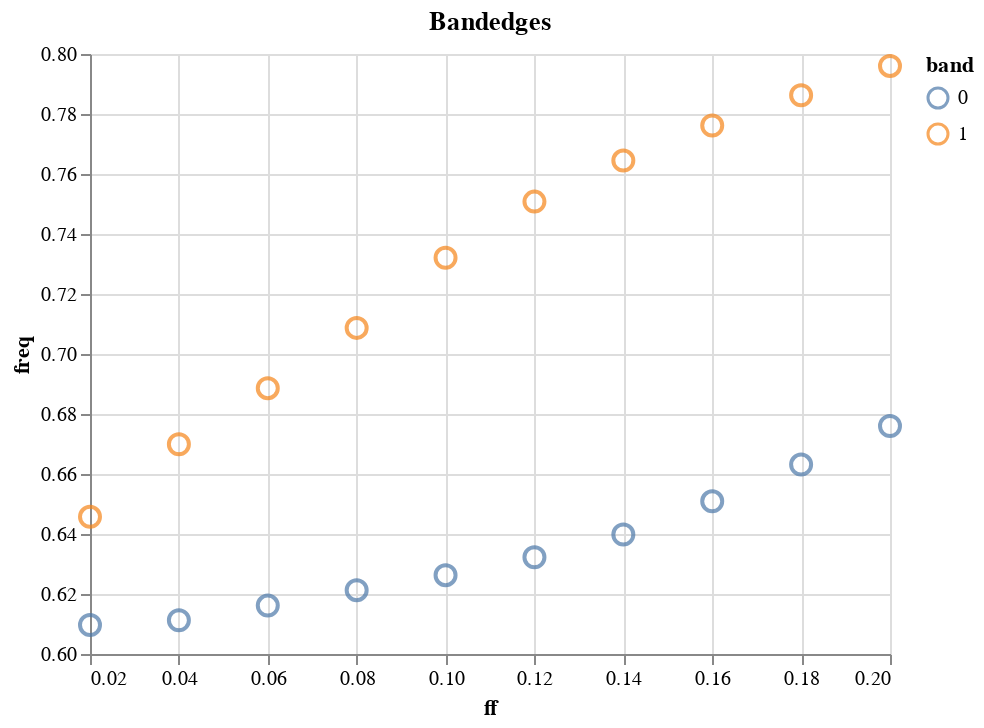

Source (notebook cell):
### Markdown cell above
不同参数的禁带边界：

### Code cell
a_set = set(df_bandmaps['a'])
ff_set = set(df_bandmaps['ff'])
kx_set = set(df_bandmaps['kx'])

df_bandedges = df_bandmaps[df_bandmaps['kx']==max(kx_set)]

alt_bandedges = alt.Chart(df_bandedges).mark_point(shape='circle').encode(
    x=alt.X('ff',scale=alt.Scale(zero=False)),
    y=alt.Y('freq',scale=alt.Scale(zero=False)),
    color=alt.Color('band:N'),
    size=alt.value(100),
    tooltip=['a','ff', 'band', 'kx', 'freq']
).properties(title='Bandedges ')


alt_bandedges.save('sample/bandmap_of_1DPhotonicCrystal/bandedges.html')
alt_bandedges

### Figure 1 — Vega-Lite specification as saved in the notebook (floating-point values rounded to 4 significant figures)
{"config": {"view": {"continuousWidth": 400, "continuousHeight": 300}}, "data": {"name": "data-c4ce9160ab347c9c2272830a2724575f"}, "mark": {"type": "point", "shape": "circle"}, "encoding": {"color": {"field": "band", "type": "nominal"}, "size": {"value": 100}, "tooltip": [{"field": "a", "type": "quantitative"}, {"field": "ff", "type": "quantitative"}, {"field": "band", "type": "quantitative"}, {"field": "kx", "type": "quantitative"}, {"field": "freq", "type": "quantitative"}], "x": {"field": "ff", "scale": {"zero": false}, "type": "quantitative"}, "y": {"field": "freq", "scale": {"zero": false}, "type": "quantitative"}}, "title": "Bandedges ", "$schema": "https://vega.github.io/schema/vega-lite/v4.17.0.json", "datasets": {"data-c4ce9160ab347c9c2272830a2724575f": [{"freq": 0.6097, "band": 0.0, "kx": 0.5, "a": 0.33, "ff": 0.02}, {"freq": 0.6457, "band": 1.0, "kx": 0.5, "a": 0.33, "ff": 0.02}, {"freq": 0.6112, "band": 0.0, "kx": 0.5, "a": 0.33, "ff": 0.04}, {"freq": 0.6699, "band": 1.0, "kx": 0.5, "a": 0.33, "ff": 0.04}, {"freq": 0.6161, "band": 0.0, "kx": 0.5, "a": 0.33, "ff": 0.06}, {"freq": 0.6886, "band": 1.0, "kx": 0.5, "a": 0.33, "ff": 0.06}, {"freq": 0.6213, "band": 0.0, "kx": 0.5, "a": 0.33, "ff": 0.08}, {"freq": 0.7087, "band": 1.0, "kx": 0.5, "a": 0.33, "ff": 0.08}, {"freq": 0.6263, "band": 0.0, "kx": 0.5, "a": 0.33, "ff": 0.1}, {"freq": 0.7321, "band": 1.0, "kx": 0.5, "a": 0.33, "ff": 0.1}, {"freq": 0.6322, "band": 0.0, "kx": 0.5, "a": 0.33, "ff": 0.12}, {"freq": 0.7508, "band": 1.0, "kx": 0.5, "a": 0.33, "ff": 0.12}, {"freq": 0.6398, "band": 0.0, "kx": 0.5, "a": 0.33, "ff": 0.14}, {"freq": 0.7645, "band": 1.0, "kx": 0.5, "a": 0.33, "ff": 0.14}, {"freq": 0.6509, "band": 0.0, "kx": 0.5, "a": 0.33, "ff": 0.16}, {"freq": 0.7762, "band": 1.0, "kx": 0.5, "a": 0.33, "ff": 0.16}, {"freq": 0.6631, "band": 0.0, "kx": 0.5, "a": 0.33, "ff": 0.18}, {"freq": 0.7863, "band": 1.0, "kx": 0.5, "a": 0.33, "ff": 0.18}, {"freq": 0.676, "band": 0.0, "kx": 0.5, "a": 0.33, "ff": 0.2}, {"freq": 0.796, "band": 1.0, "kx": 0.5, "a": 0.33, "ff": 0.2}]}}
